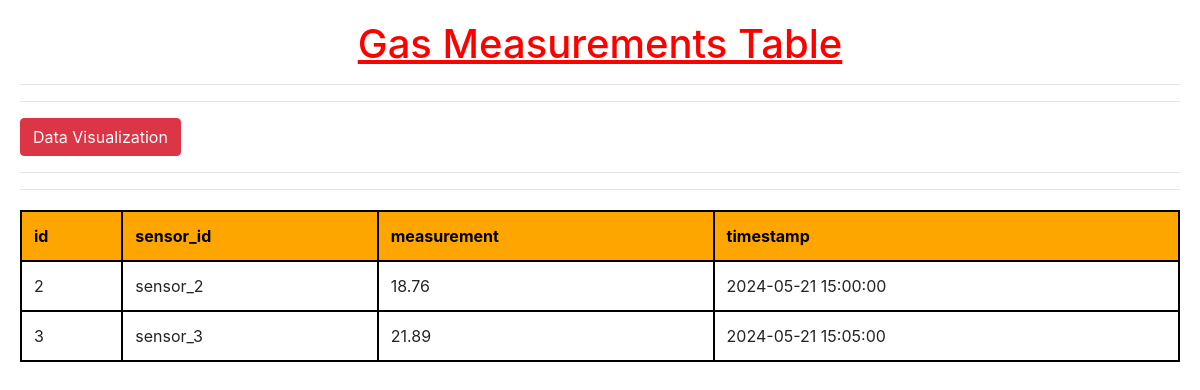
The page /gas_measurement.php on the database its author committed.
### tables this page shows
CREATE TABLE sensor_data (
    id INT AUTO_INCREMENT PRIMARY KEY,
    sensor_id VARCHAR(50),
    measurement DECIMAL(10, 2),
    timestamp TIMESTAMP DEFAULT CURRENT_TIMESTAMP
);

### gas_measurement.php (the view, shortened to what this page needs)
<!DOCTYPE html>
<html lang="en">
<head>
</head>
<body>
    <h1><u>Gas Measurements Table</u></h1>
    <hr>
<!DOCTYPE html>
<html lang="en">
<head>
    <link rel="stylesheet" href="https://stackpath.bootstrapcdn.com/bootstrap/4.3.1/css/bootstrap.min.css">
</head>
<body>
    <form action="gas_measurement.php" method="get">
        <hr>
    <button type="submit" class="btn btn-danger" name="submit">Data Visualization</button>
    <hr >
</form>
</body>
</html>
    <hr>
    <?php
    require('dbconnect.php');
    $sql = "SELECT * FROM sensor_data";
    $result = $conn->query($sql);
    if ($result->num_rows > 0) {
        echo "<table>\n";
        echo "<tr>\n";
        while ($row = $result->fetch_assoc()) {
            foreach ($row as $key => $value) {
                echo "<th>{$key}</th>\n";
            }
            break;
        }
        echo "</tr>\n";
        while ($row = $result->fetch_assoc()) {
            echo "<tr>\n";
            foreach ($row as $value) {
                echo "<td>{$value}</td>\n";
            }
            echo "</tr>\n";
        }
        echo "</table>\n";
    } else {
        echo "<p>No results found.</p>";
    }
    ?>
</body>
</html>

### gas_measurement.php (style rules this page uses)
body { font-family: Arial, sans-serif; background-color: grey; background-position:cover; margin: 0; padding: 20px; }
table { border-collapse: collapse; border: 2px solid black; width: 100%; margin-top: 20px; }
th, td { border: 2px solid black; padding: 12px; text-align: left; }
th { background-color: orange; }
tr:first-child { background-color: blueviolet; color: black; border: 2px solid black; }
h1 { text-align: center; color: red; }

### rows shown on the page
sensor_data: key "id", key "sensor_id", key "measurement", key "timestamp"
sensor_data: id "2", sensor "sensor_2", measurement "18.76", timestamp "2024-05-21 15:00:00"
sensor_data: id "3", sensor "sensor_3", measurement "21.89", timestamp "2024-05-21 15:05:00"
